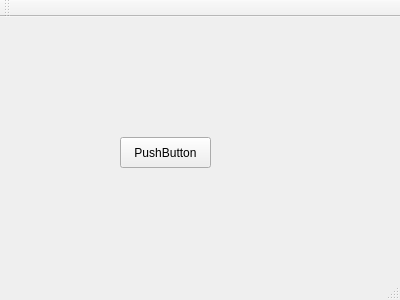
<?xml version="1.0" encoding="UTF-8"?>
<ui version="4.0">
 <class>MainWindow</class>
 <widget class="QMainWindow" name="MainWindow">
  <property name="geometry">
   <rect>
    <x>0</x>
    <y>0</y>
    <width>400</width>
    <height>300</height>
   </rect>
  </property>
  <property name="windowTitle">
   <string>MainWindow</string>
  </property>
  <widget class="QWidget" name="centralWidget">
   <widget class="QPushButton" name="pushButton">
    <property name="geometry">
     <rect>
      <x>120</x>
      <y>120</y>
      <width>91</width>
      <height>31</height>
     </rect>
    </property>
    <property name="text">
     <string>PushButton</string>
    </property>
   </widget>
  </widget>
  <widget class="QMenuBar" name="menuBar">
   <property name="geometry">
    <rect>
     <x>0</x>
     <y>0</y>
     <width>400</width>
     <height>19</height>
    </rect>
   </property>
  </widget>
  <widget class="QToolBar" name="mainToolBar">
   <attribute name="toolBarArea">
    <enum>TopToolBarArea</enum>
   </attribute>
   <attribute name="toolBarBreak">
    <bool>false</bool>
   </attribute>
  </widget>
  <widget class="QStatusBar" name="statusBar"/>
 </widget>
 <layoutdefault spacing="6" margin="11"/>
 <resources/>
 <connections/>
</ui>
